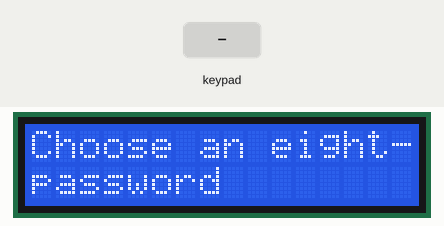
Bench run of a sketch on a simulated Arduino Uno, built with avr-gcc and run on an emulated ATmega328P. On the bench: 16×2 character LCD. The test bench sets the inputs (shaded band). What the sketch prints to the serial monitor is not drawn.

Above: at 1.2 s.
1.3 s: keypad keys 1 3 1 2 1 1 1 0 pressed 0.4 s apart
At 3.13 s:
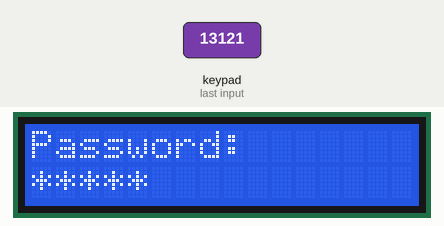
At 5.1 s:
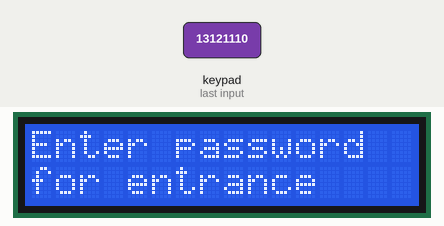
6.0 s: keypad keys 1 3 1 2 1 1 1 0 # pressed 0.4 s apart
At 10.0 s:
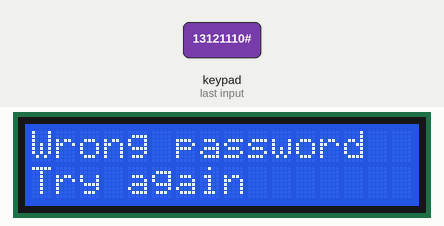
Timing chart, 0 to 11.5 s (numbered marks = the images above; inputs shaded):
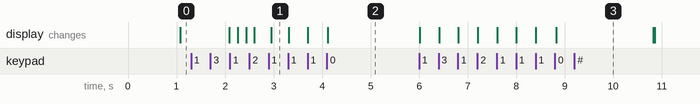

Measured:
- after the input at 1.3 s, the display: first changes after 0.78 s (image 1 shows a later state)
- after the input at 6.0 s, the display: first changes at once (image 3 shows a later state)

The sketch:

EntranceWithPW.ino
```cpp
#include <Wire.h>

#include <Key.h>
#include <Keypad.h>


#include <LiquidCrystal.h>


/////////////////////////////////////////////////
//                    KeyPad                   //
/////////////////////////////////////////////////

const byte ROWS = 4; //four rows
const byte COLS = 3; //three columns

//keypad layout
char keyPad[4][3] = {
  {'1', '2', '3'},
  {'4', '5', '6'},
  {'7', '8', '9'},
  {'*', '0', '#'}
};

//pin number
byte KeyRowP[ROWS] = {13, 12, 11, 10};
byte KeyColP[COLS] = {9, 8, 7};

//other variables for keypad
int debounceTime = 1000;
char lastInput = ' ';

Keypad keypad = Keypad( makeKeymap(keyPad), KeyRowP, KeyColP, ROWS, COLS );

/////////////////////////////////////////////////
//                    LCD                      //
/////////////////////////////////////////////////

//tested correect pins
LiquidCrystal lcd(A1, A0, 6, 5, 4, 3);


//password
long password_hash_value = 0;
boolean password_exist = false;
const int PASSWORD_MAX_LENGTH = 8;
boolean verified_log_in = false;
const int time_between_input = 2000;
int verify_attempts = 3;

//security constant
#define disarm 0
#define arm 1
#define turn_off_and_disarm 2
#define turn_on_alarm 3

/////////////////////////////////////////////////
//                    Execution                //
/////////////////////////////////////////////////


void setup() {
  // put your setup code here, to run once:
    Serial.begin(9600);
    Wire.begin();
    lcd.begin(16, 2);
}

void loop() {
  // put your main code here, to run repeatedly:
  if(!password_exist) initialize_menu();
  while(!verified_log_in&&verify_attempts!=0){
    lcd.clear();
    lcd.print("Enter password");
    lcd.setCursor(0,1);
    lcd.print("for entrance");
    if(input_password()){
      lcd.clear();
      lcd.print("Login successful");
      verify_attempts=3;
      verified_log_in=true;
      //send the disarm message
      sendToSlave(disarm);
      delay(2000);
      }
    else{
      lcd.clear();
      lcd.print("Wrong password");
      lcd.setCursor(0,1);
      lcd.print("Try again");
      verify_attempts--;
      delay(2000);
      }
  }

  //things to do when exhausted the attempts
  if(verify_attempts==0){
    sendToSlave(turn_on_alarm);
    lcd.clear();
    lcd.print("Enter password");
    lcd.setCursor(0,1);
    lcd.print("to turn off");
    if(input_password()){
      //could add the verify login as well
      sendToSlave(turn_off_and_disarm);
      verify_attempts=3;
      verified_log_in=true;
      lcd.clear();
      lcd.print("Login successful");
    }
    }

  //check if the user want to change the password
  char current_reading = keypad.getKey();
  if(current_reading=='*'){
    change_password();
    }

  if(current_reading=='#'){
    lcd.clear();
    lcd.print("Enter password again");
    lcd.setCursor(0,1);
    lcd.print("to exit");
    if(input_password()){
      lcd.clear();
      lcd.print("Log out ");
      lcd.setCursor(0,1);
      lcd.print("successful");
      verified_log_in=false;
      verify_attempts=3;
      sendToSlave(arm);
      delay(2000);
      }
      else{
        lcd.clear();
        lcd.print("Wrong password");
        lcd.setCursor(0,1);
        lcd.print("try again");
        }
    }


    //for testing lcd
//    lcd.clear();
//    lcd.print("tesing");
//    delay(5000);

}

//send to slave
void sendToSlave(byte x) {
  Wire.beginTransmission(8);
  Wire.write(x);
  Wire.endTransmission();
}

/////////////////////////////////////////////////
//                  Interface                  //
/////////////////////////////////////////////////

void initialize_menu(){
  //welcome message
  lcd.clear();
  lcd.noAutoscroll();
  lcd.setCursor(0, 0);
  lcd.print("Initial set up ");
  delay(1000);

  lcd.clear();
  lcd.setCursor(0, 0);
  lcd.print("Choose an eight-digit");
  lcd.setCursor(0, 1);
  lcd.print("password");
  delay(1000);

  initial_password();
  }


/////////////////////////////////////////////////
//                    password                 //
/////////////////////////////////////////////////

void initial_password() {
  //message to prompt the user for password
  int input[PASSWORD_MAX_LENGTH] = {0};
  boolean finished = false;
  //keep reading until the user finish input
  char currentReading;
  int character_num = 0;

  lcd.clear();
  lcd.setCursor(0, 0);
  lcd.print("Choose a eight-");
  lcd.setCursor(0,1);
  lcd.print("digit password");
  while (!finished) {
      currentReading = keypad.waitForKey();
      if (currentReading == '#') {
        character_num--;
        lcd_display_pw(character_num);
      }
      else if(currentReading == '*'){
        lcd.print("not legal input");
        lcd_display_pw(character_num);
        }
      else{
        input[character_num]=char_to_int(currentReading);
        character_num++;
        lcd_display_pw(character_num);
        }
     if(character_num==8) finished=true;
    }

  //for testing
//  Serial.print("\n");
//  Serial.print("content for the stored hash: ");
//  for(int i=0; i<PASSWORD_MAX_LENGTH; i++){
//    Serial.print(input[i]);
//    }
//  Serial.print("\n");

  password_hash_value = hash_function(input);
  password_exist=true;

  //for testing
//  Serial.print("\n");
//  Serial.print("hash value is: ");
//  Serial.print(password_hash_value);
//  Serial.print("\n");
}

void change_password() {
  int input[PASSWORD_MAX_LENGTH]={0};
  boolean finished = false;
  //keep reading until the user finish input
  char currentReading;
  int character_num=0;

  lcd.clear();
  lcd.print("Input the new");
  lcd.setCursor(0,1);
  lcd.print("password");

  while (!finished) {
      currentReading = keypad.waitForKey();
      if (currentReading == '#') {
        character_num--;
        lcd_display_pw(character_num);
      }
      else if(currentReading == '*'){
        lcd.print("not legal input");
        lcd_display_pw(character_num);
        }
      else{
        input[character_num]=char_to_int(currentReading);
        character_num++;
        lcd_display_pw(character_num);
        }
     if(character_num==8) finished=true;
    }

  password_hash_value = hash_function(input);

  lcd.clear();
  lcd.print("Password changed");
  lcd.setCursor(0,1);
  lcd.print("successfully");
  delay(2000);
}

boolean verify_password(int* input) {

  //for testing
//  Serial.print("\n");
//  Serial.print("stored hash value");
//  Serial.print(password_hash_value);
//  Serial.print("\n");
//
//  Serial.print("\n");
//  Serial.print("the input is: ");
//    for(int i=0; i<PASSWORD_MAX_LENGTH; i++){
//    Serial.print(input[i]);
//    }
//   Serial.print("\n");
//
//  Serial.print("the input hash is");
//  Serial.print(hash_function(input));

  if (hash_function(input)==(password_hash_value)) return true;
  return false;
}

//read password from user
boolean input_password() {
  int input[PASSWORD_MAX_LENGTH] = {0};
  boolean finished = false;
  //keep reading until the user finish input
  char currentReading;
  int character_num=0;
  while (!finished) {
      currentReading = keypad.waitForKey();
      if (currentReading == '#') {
        character_num--;
        lcd_display_pw(character_num);
      }
      else if(currentReading == '*'){
        lcd.print("not legal input");
        lcd_display_pw(character_num);
        }
      else{
        input[character_num]=char_to_int(currentReading);
        character_num++;
        lcd_display_pw(character_num);
        }
     if(character_num==8) finished=true;
    }

  //for testing
  Serial.print("\n");
  Serial.print("the input is ");
  Serial.print(verify_password(input));
  Serial.print("\n");

  return verify_password(input);
}

//display password on the lcd
void lcd_display_pw(int n){
  lcd.clear();
  lcd.setCursor(0, 0);
  lcd.print("Password:");
  lcd.setCursor(0, 1);
  //might need adjustment
  for(int i=0; i<n; i++){
    lcd.print("*");
    }
  }

long hash_function(int input[]) {
  first_layer_encryption(input);
  int i;
  long hash_value = 0 ;
  long intermediate= 0 ;
  for (i = 0; i < PASSWORD_MAX_LENGTH; i++) {
    intermediate += input[i] * pow(10, i);
  }

    //for testing
//  Serial.print("\n");
//  Serial.print("the input intermediate is: ");
//  Serial.print(intermediate);
//  Serial.print("\n");


  hash_value = intermediate + 3 * 7823 + 2 * 5783;

  //for testing
//  lcd.clear();
//  lcd.print("hash is");
//  lcd.print(hash_value);

  return hash_value;
}

//first layer of encription: encript the int array
void first_layer_encryption(int* input) {
  swap(input, 0, 7);
  swap(input, 3, 6);
  swap(input, 4, 5);
}

//swap two elements in the array
void swap(int* input, int index1, int index2) {
  int intermediate = 0;
  intermediate = input[index1];
  input[index1] = input[index2];
  input[index2] = intermediate;
}

int char_to_int(char a){
  switch (a){
    case '0': return 0; break;
    case '1': return 1; break;
    case '2': return 2; break;
    case '3': return 3; break;
    case '4': return 4; break;
    case '5': return 5; break;
    case '6': return 6; break;
    case '7': return 7; break;
    case '8': return 8; break;
    case '9': return 9; break;
  }
  }
```
